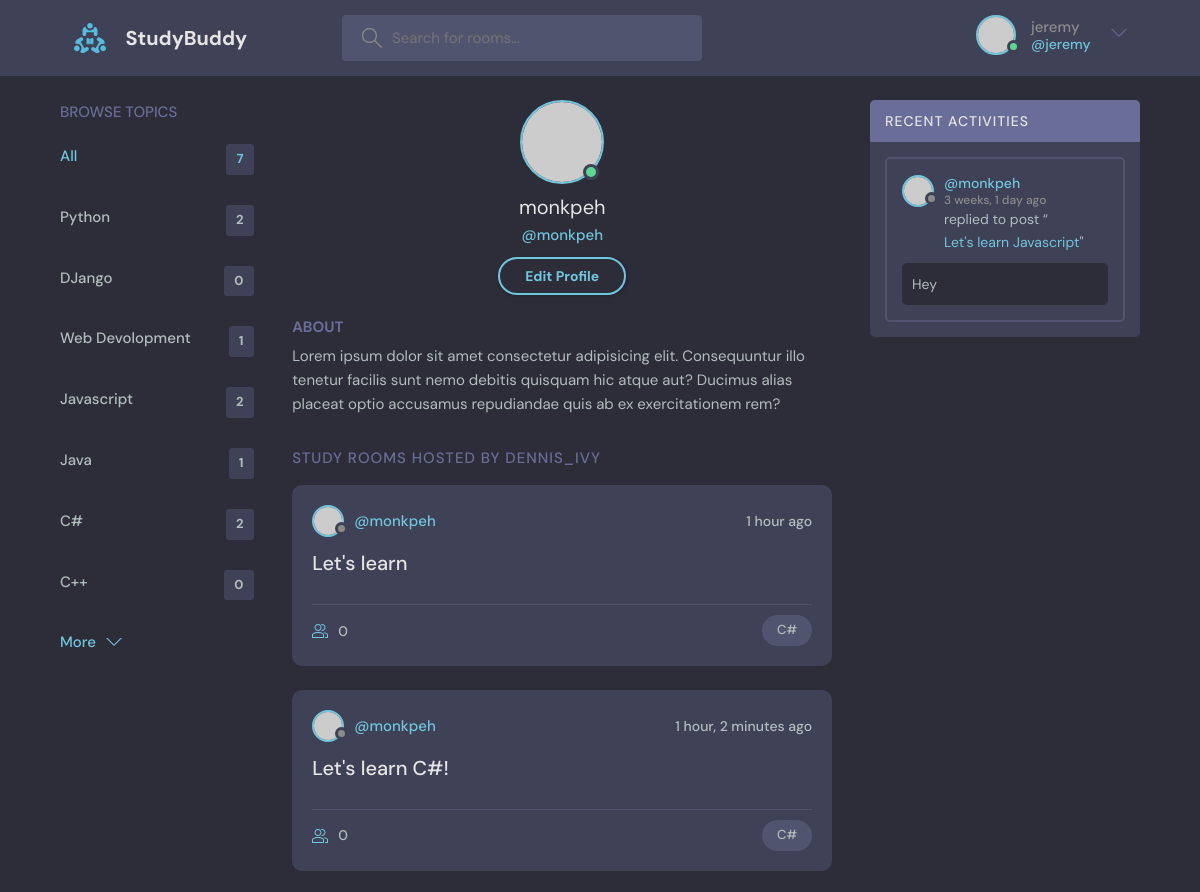
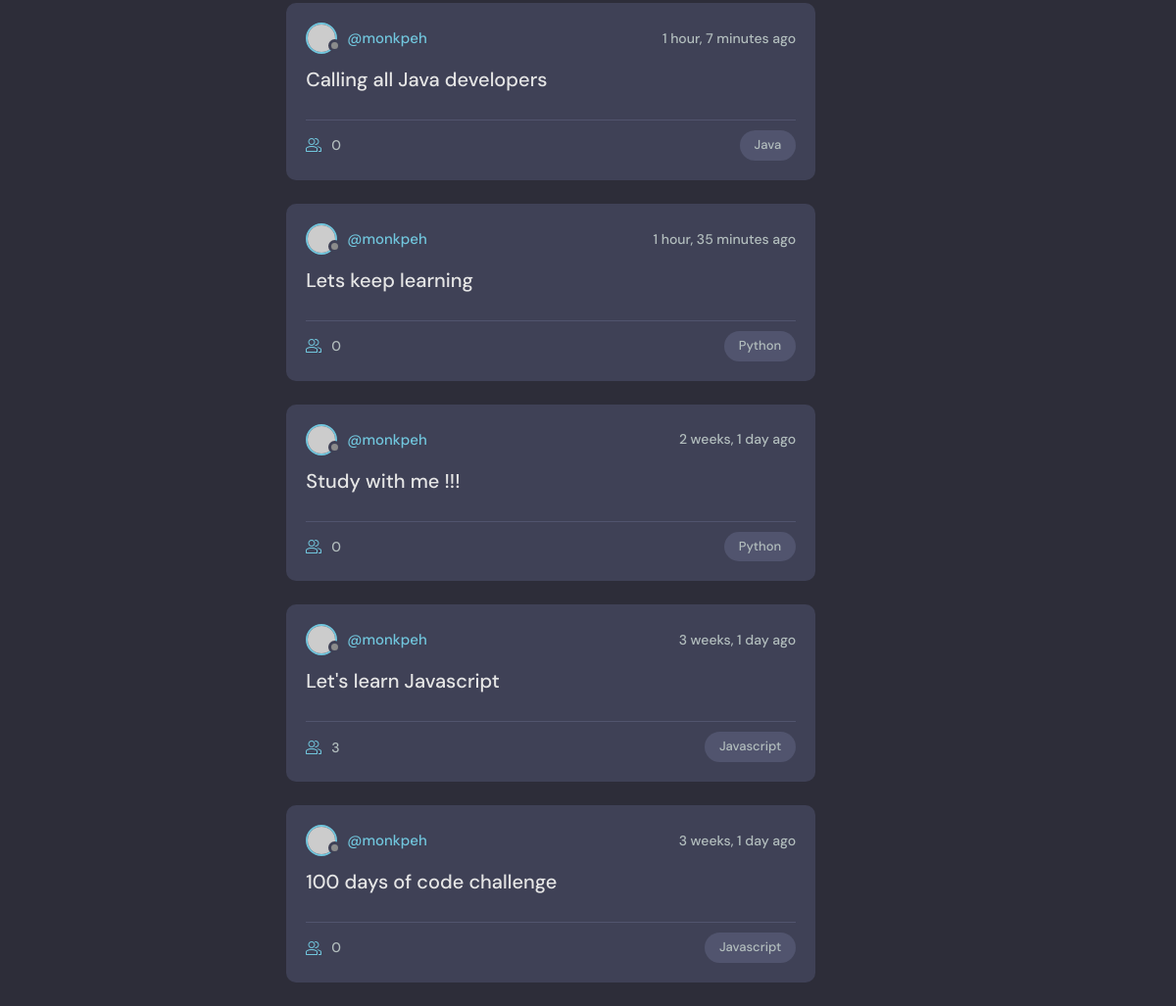
The page /user-profile/1/ (signed in) on the database its author committed (2 pictures, top to bottom).
### base/models.py (models this page shows, shortened)
class Topic(models.Model):
    name = models.CharField(max_length=200)

class Room(models.Model):
    host = models.ForeignKey(User, on_delete=models.SET_NULL, null=True)
    topic = models.ForeignKey(Topic, on_delete=models.SET_NULL, null=True)
    name = models.CharField(max_length=200)
    description = models.TextField(null=True, blank=True)
    participants = models.ManyToManyField(
        User, related_name='participants', blank=True)
    updated = models.DateTimeField(auto_now=True)
    created = models.DateTimeField(auto_now_add=True)
    class Meta:
        ordering = ['-updated', '-created']

class Message(models.Model):
    user = models.ForeignKey(User, on_delete=models.CASCADE)
    room = models.ForeignKey(Room, on_delete=models.CASCADE)
    body = models.TextField()
    updated = models.DateTimeField(auto_now=True)
    created = models.DateTimeField(auto_now_add=True)
    class Meta:
        ordering = ['-updated', '-created']

### base/views.py (the view)
# urls.py: path('user-profile/<str:pk>/', views.userProfile, name='user-profile'),
def userProfile(request, pk):
    user = User.objects.get(id=pk)
    rooms = user.room_set.all()
    room_message = user.message_set.all()
    topics = Topic.objects.all()
    context = {'user':user, 'rooms':rooms, 'room_messages':room_message,
               'topics':topics}
    return render(request, 'base/profile.html', context)

### base/templates/base/profile.html
{% extends 'main.html' %}
{% block content %}
  <main class="profile-page layout layout--3">
    <div class="container">
      {% include 'base/topics_components.html' %}
      <div class="roomList">
        <div class="profile">
          <div class="profile__avatar">
            <div class="avatar avatar--large active">
              <img src="https://randomuser.me/api/portraits/men/11.jpg" />
            </div>
          </div>
          <div class="profile__info">
            <h3>{{user.username}}</h3>
            <p>@{{user.username}}</p>
            <a href="edit-user.html" class="btn btn--main btn--pill">Edit Profile</a>
          </div>
          <div class="profile__about">
            <h3>About</h3>
            <p>
              Lorem ipsum dolor sit amet consectetur adipisicing elit. Consequuntur illo tenetur
              facilis sunt nemo debitis quisquam hic atque aut? Ducimus alias placeat optio
              accusamus repudiandae quis ab ex exercitationem rem?
            </p>
          </div>
        </div>
        <div class="roomList__header">
          <div>
            <h2>Study Rooms Hosted by dennis_ivy</a>
            </h2>
          </div>
        </div>
        {% include 'base/feed_components.html' %}
      </div>
      {% include 'base/activity_components.html' %}
    </div>
  </main>
{% endblock content %}

### templates/navbar.html (shortened to what this page needs)
{% load static%}
<header class="header header--loggedIn">
    <div class="container">
      <a href="{% url 'home' %}" class="header__logo">
        <img src="{% static 'images/logo.svg' %}" />
        <h1>StudyBuddy</h1>
      </a>
      <form class="header__search" method="GET" action="{% url 'home' %}">
        <label>
          <input name = "q" placeholder="Search for rooms..." />
        </label>
      </form>
      <nav class="header__menu">
        {% if request.user.is_authenticated %}
        <div class="header__user">
          <a href="profile.html">
            <div class="avatar avatar--medium active">
              <img src="https://randomuser.me/api/portraits/men/37.jpg" />
            </div>
            <p>{{request.user.username}} <span>@{{request.user.username}}</span></p>
          </a>
          <button class="dropdown-button">
            <svg version="1.1" xmlns="http://www.w3.org/2000/svg" width="32" height="32" viewBox="0 0 32 32">
              <title>chevron-down</title>
              <path d="M16 21l-13-13h-3l16 16 16-16h-3l-13 13z"></path>
            </svg>
          </button>
        </div>
        {% else %}
        <a href="{% url 'login' %}">
          <img src="{% static 'images//avatar.svg' %}" />
          <p>Login</p>
        </a>
        {% endif %}
      </nav>
    </div>
  </header>

### base/templates/base/topics_components.html
<div class="topics">
    <div class="topics__header">
      <h2>Browse Topics</h2>
    </div>
    <ul class="topics__list">
      <li>
        <a href="{% url 'home' %}" class="active">All <span>{{topics.count}}</span></a>
      </li>
      {% for topic in topics %}
      <li>
        <a href="{% url 'home' %}?q={{topic.name}}">{{topic.name}}<span>{{topic.room_set.all.count}}</span></a>
      </li>
      {%endfor%}
    </ul>
    <a class="btn btn--link" href="topics.html">
      More
      <svg version="1.1" xmlns="http://www.w3.org/2000/svg" width="32" height="32" viewBox="0 0 32 32">
        <title>chevron-down</title>
        <path d="M16 21l-13-13h-3l16 16 16-16h-3l-13 13z"></path>
      </svg>
    </a>
  </div>

### base/templates/base/feed_components.html (shortened to what this page needs)
{% for room in rooms %}
<div class="roomListRoom">
    <div class="roomListRoom__header">
      <a href="{% url 'user-profile' room.host.id %}" class="roomListRoom__author">
        <div class="avatar avatar--small">
          <img src="https://randomuser.me/api/portraits/women/11.jpg" />
        </div>
        <span>@{{room.host.username}}</span>
      </a>
      <div class="roomListRoom__actions">
        <span>{{room.created | timesince}} ago</span>
      </div>
    </div>
    <div class="roomListRoom__content">
      <a href="{% url 'room' room.id %}">{{room.name}}</a>
    </div>
    <div class="roomListRoom__meta">
      <a href="{% url 'room' room.id %}" class="roomListRoom__joined">
        {{room.participants.all.count}}
      </a>
      <p class="roomListRoom__topic">{{room.topic.name}}</p>
    </div>
</div>
{% endfor %}

### base/templates/base/activity_components.html (shortened to what this page needs)
<div class="activities">
    <div class="activities__header">
      <h2>Recent Activities</h2>
    </div>
    {% for message in room_messages %}
    <div class="activities__box">
      <div class="activities__boxHeader roomListRoom__header">
        <a href="{% url 'user-profile' message.user.id %}" class="roomListRoom__author">
          <div class="avatar avatar--small">
            <img src="https://randomuser.me/api/portraits/women/11.jpg" />
          </div>
          <p>
            @{{message.user}}
            <span>{{message.created|timesince}} ago</span>
          </p>
        </a>
      </div>
      <div class="activities__boxContent">
        <p>replied to post “<a href="{% url 'room' message.room.id %}">{{message.room.name}}</a>"</p>
        <div class="activities__boxRoomContent">
            {{message.body}}
        </div>
      </div>
    </div>
    {% endfor %}
  </div>

### rows shown on the page
Topic: name "Python", room_set.all.count "2"
Topic: name "DJango", room_set.all.count "0"
Topic: name "Web Devolopment", room_set.all.count "1"
Topic: name "Javascript", room_set.all.count "2"
Topic: name "Java", room_set.all.count "1"
Topic: name "C#", room_set.all.count "2"
Topic: name "C++", room_set.all.count "0"
Room: host.username "monkpeh", created "1 hour", name "Let's learn", participants.all.count "0", topic.name "C#"
Room: host.username "monkpeh", created "1 hour, 2 minutes", name "Let's learn C#!", participants.all.count "0", topic.name "C#"
Room: host.username "monkpeh", created "1 hour, 7 minutes", name "Calling all Java developers", participants.all.count "0", topic.name "Java"
Room: host.username "monkpeh", created "1 hour, 35 minutes", name "Lets keep learning", participants.all.count "0", topic.name "Python"
Room: host.username "monkpeh", created "2 weeks, 1 day", name "Study with me !!!", participants.all.count "0", topic.name "Python"
Room: host.username "monkpeh", created "3 weeks, 1 day", name "Let's learn Javascript", participants.all.count "3", topic.name "Javascript"
Room: host.username "monkpeh", created "3 weeks, 1 day", name "100 days of code challenge", participants.all.count "0", topic.name "Javascript"
Message: user "monkpeh", created "3 weeks, 1 day", room.name "Let's learn Javascript", body "Hey"

### other values the page prints
{{ request.user.username }} "jeremy"
{{ topics.count }} "7"
{{ user.username }} "monkpeh"
